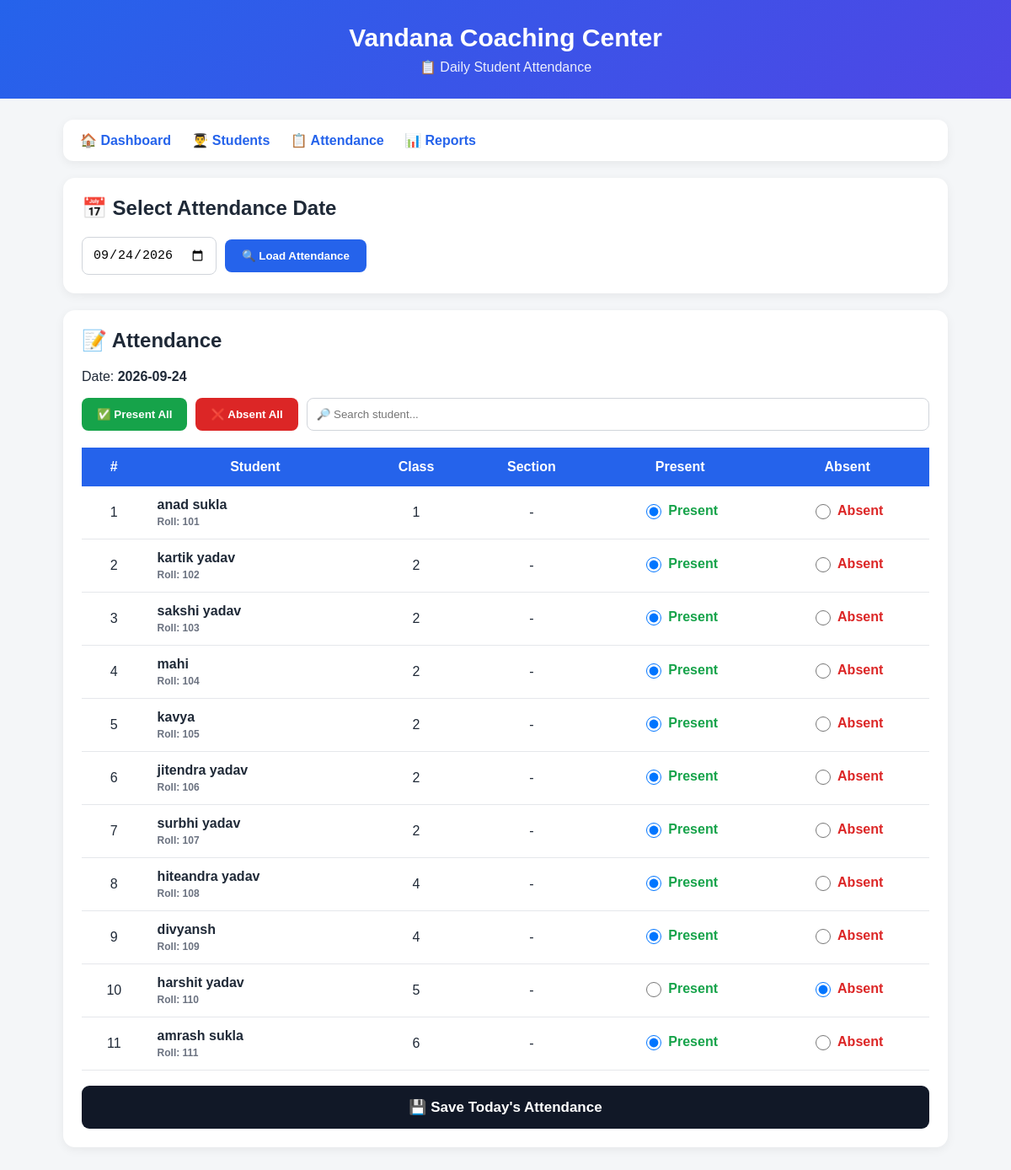
Page /attendance (signed in) on the committed database.
### tables this page shows
CREATE TABLE students (
            id INTEGER PRIMARY KEY AUTOINCREMENT,
            name TEXT NOT NULL,
            class_name TEXT NOT NULL,
            roll_number TEXT
        , guardian_name TEXT, guardian_phone TEXT, section TEXT);

CREATE TABLE attendance (
            id INTEGER PRIMARY KEY AUTOINCREMENT,
            student_id INTEGER NOT NULL,
            attendance_date TEXT NOT NULL,
            status TEXT NOT NULL,
            FOREIGN KEY (student_id) REFERENCES students(id)
        );

### app.py (the view)
@app.route("/attendance")
@teacher_or_hod_required
def attendance():
    selected_date = request.args.get(
        "date",
        date.today().isoformat()
    )
    conn = get_db_connection()
    students = conn.execute("""
        SELECT *
        FROM students
        ORDER BY
            class_name,
            roll_number,
            name
    """).fetchall()
    attendance_records = conn.execute("""
        SELECT
            student_id,
            status

        FROM attendance

        WHERE attendance_date = ?
    """, (
        selected_date,
    )).fetchall()
    conn.close()
    attendance_dict = {
        record["student_id"]:
            record["status"]
        for record in attendance_records
    }
    return render_template(
        "attendance.html",
        students=students,
        selected_date=selected_date,
        attendance_dict=
            attendance_dict
    )

### app.py (called while the page is built, shortened)
def get_db_connection():
    conn = sqlite3.connect(DATABASE)
    conn.row_factory = sqlite3.Row
    return conn

def role_required(*allowed_roles):
    def decorator(view_func):
        @wraps(view_func)
        def wrapped_view(*args, **kwargs):
            user_role = session.get("role")
            return view_func(*args, **kwargs)
        return wrapped_view
    return decorator

### templates/attendance.html (shortened to what this page needs)
<!DOCTYPE html>
<html lang="en">
<head>
</head>
<body>
<div class="header">
    <h1>
        Vandana Coaching Center
    </h1>
    <p>
        📋 Daily Student Attendance
    </p>
</div>
<div class="container">
<div class="nav">
    <a href="/">
        🏠 Dashboard
    </a>
    <a href="/students">
        👨‍🎓 Students
    </a>
    <a href="/attendance">
        📋 Attendance
    </a>
    <a href="/reports">
        📊 Reports
    </a>
</div>
<div class="card">
    <h2>
        📅 Select Attendance Date
    </h2>
    <form
        method="GET"
        action="/attendance"
        class="date-form"
    >
        <input
            type="date"
            name="date"
            value="{{ selected_date }}"
            required
        >
        <button
            type="submit"
            class="date-button"
        >
            🔍 Load Attendance
        </button>
    </form>
</div>
<div class="card">
    <h2>
        📝 Attendance
    </h2>
    <p>
        Date:
        <strong>{{ selected_date }}</strong>
    </p>
    <div class="controls">
        <button
            type="button"
            class="control-button present-all"
            onclick="markAll('Present')"
        >
            ✅ Present All
        </button>
        <button
            type="button"
            class="control-button absent-all"
            onclick="markAll('Absent')"
        >
            ❌ Absent All
        </button>
        <input
            type="text"
            id="studentSearch"
            class="search-box"
            placeholder="🔎 Search student..."
            onkeyup="searchStudents()"
        >
    </div>
    <form
        method="POST"
        action="/save_attendance"
        id="attendanceForm"
    >
        <div class="table-wrapper">
            <table>
                <thead>
                    <tr>
                        <th>
                            #
                        </th>
                        <th>
                            Student
                        </th>
                        <th>
                            Class
                        </th>
                        <th>
                            Section
                        </th>
                        <th>
                            Present
                        </th>
                        <th>
                            Absent
                        </th>
                    </tr>
                </thead>
                <tbody id="studentTable">
                {% for student in students %}
                    {% set current_status =
                        attendance_dict.get(student['id'], '') %}
                    <tr class="student-row">
                        <td>
                            {{ loop.index }}
                        </td>
                        <td class="student-name">
                            {{ student['name'] }}
                            <div class="student-info">
                                Roll:
                                {{ student['roll_number'] or '-' }}
                            </div>
                        </td>
                        <td>
                            {{ student['class_name'] }}
                        </td>
                        <td>
                            {{ student['section'] or '-' }}
                        </td>
                        <td>
                            <label
                                class="radio-box present-label"
                            >
                                <input
                                    type="radio"
                                    name="status_{{ student['id'] }}"
                                    value="Present"
                                    {% if current_status == 'Present' %}
                                    checked
                                    {% endif %}
                                >
                                Present
                            </label>
                        </td>
                        <td>
                            <label
                                class="radio-box absent-label"
                            >
                                <input
                                    type="radio"
                                    name="status_{{ student['id'] }}"
                                    value="Absent"
                                    {% if current_status == 'Absent' %}
                                    checked
                                    {% endif %}
                                >
                                Absent
                            </label>
                        </td>
                    </tr>
                {% endfor %}
                </tbody>
            </table>
        </div>
        {% if students %}
        <br>
        <button
            type="submit"
            class="save-button"
        >
            💾 Save Today's Attendance
        </button>
        {% endif %}
    </form>
</div>
</div>
</body>
</html>

### templates/attendance.html (style rules this page uses)
* { box-sizing: border-box; }
body { margin: 0; font-family: Arial, sans-serif; background: #f4f6f8; color: #1f2937; }
.header { background: linear-gradient( 135deg, #2563eb, #4f46e5 ); color: white; padding: 28px 20px; text-align: center; }
.header h1 { margin: 0; font-size: 30px; }
.header p { margin: 8px 0 0; opacity: 0.9; }
.container { max-width: 1100px; margin: auto; padding: 25px; }
.nav { background: white; padding: 15px 20px; border-radius: 12px; margin-bottom: 20px; box-shadow: 0 3px 12px rgba(0,0,0,0.06); }
.nav a { text-decoration: none; color: #2563eb; font-weight: bold; margin-right: 20px; }
.card { background: white; padding: 22px; border-radius: 14px; margin-bottom: 20px; box-shadow: 0 3px 12px rgba(0,0,0,0.06); }
.card h2 { margin-top: 0; }
.date-form { display: flex; gap: 10px; align-items: center; flex-wrap: wrap; }
.date-form input { padding: 12px; border: 1px solid #d1d5db; border-radius: 8px; font-size: 15px; }
.date-button { padding: 12px 20px; border: none; border-radius: 8px; background: #2563eb; color: white; cursor: pointer; font-weight: bold; }
.controls { display: flex; gap: 10px; flex-wrap: wrap; margin-bottom: 20px; }
.control-button { padding: 11px 18px; border: none; border-radius: 8px; color: white; cursor: pointer; font-weight: bold; }
.present-all { background: #16a34a; }
.absent-all { background: #dc2626; }
.search-box { flex: 1; min-width: 220px; padding: 11px; border: 1px solid #d1d5db; border-radius: 8px; }
.table-wrapper { overflow-x: auto; }
table { width: 100%; border-collapse: collapse; min-width: 700px; }
th { background: #2563eb; color: white; padding: 14px; }
td { padding: 13px; text-align: center; border-bottom: 1px solid #e5e7eb; }
.student-name { text-align: left; font-weight: bold; }
.student-info { color: #6b7280; font-size: 12px; margin-top: 4px; }
.radio-box { display: inline-flex; align-items: center; gap: 5px; cursor: pointer; font-weight: bold; }
.radio-box input { width: 18px; height: 18px; }
.present-label { color: #16a34a; }
.absent-label { color: #dc2626; }
.save-button { width: 100%; padding: 15px; border: none; border-radius: 9px; background: #111827; color: white; font-size: 17px; font-weight: bold; cursor: pointer; }

### rows in the picture
students: name "anad sukla", roll_number "101", class_name "1", section "-", id "☑ Present", id "☐ Absent"
students: name "kartik yadav", roll_number "102", class_name "2", section "-", id "☑ Present", id "☐ Absent"
students: name "sakshi yadav", roll_number "103", class_name "2", section "-", id "☑ Present", id "☐ Absent"
students: name "mahi", roll_number "104", class_name "2", section "-", id "☑ Present", id "☐ Absent"
students: name "kavya", roll_number "105", class_name "2", section "-", id "☑ Present", id "☐ Absent"
students: name "jitendra yadav", roll_number "106", class_name "2", section "-", id "☑ Present", id "☐ Absent"
students: name "surbhi yadav", roll_number "107", class_name "2", section "-", id "☑ Present", id "☐ Absent"
students: name "hiteandra yadav", roll_number "108", class_name "4", section "-", id "☑ Present", id "☐ Absent"
students: name "divyansh", roll_number "109", class_name "4", section "-", id "☑ Present", id "☐ Absent"
students: name "harshit yadav", roll_number "110", class_name "5", section "-", id "☐ Present", id "☑ Absent"
students: name "amrash sukla", roll_number "111", class_name "6", section "-", id "☑ Present", id "☐ Absent"

### other values in the picture
{{ selected_date }} "2026-09-24"
